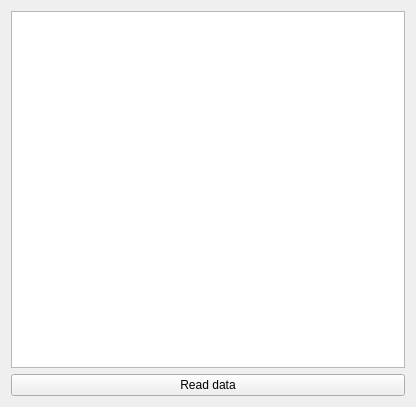
<?xml version="1.0" encoding="UTF-8"?>
<ui version="4.0">
 <class>Widget</class>
 <widget class="QWidget" name="Widget">
  <property name="geometry">
   <rect>
    <x>0</x>
    <y>0</y>
    <width>416</width>
    <height>407</height>
   </rect>
  </property>
  <property name="windowTitle">
   <string>Widget</string>
  </property>
  <layout class="QVBoxLayout" name="verticalLayout">
   <item>
    <widget class="QTableView" name="tableView"/>
   </item>
   <item>
    <widget class="QPushButton" name="read_data_button">
     <property name="text">
      <string>Read data</string>
     </property>
    </widget>
   </item>
  </layout>
 </widget>
 <resources/>
 <connections/>
</ui>
